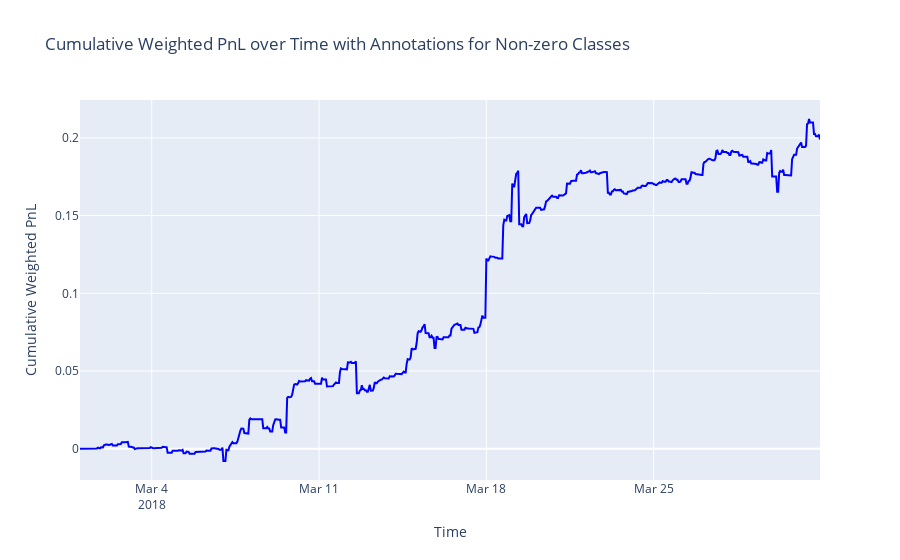

Write notebook code for a chart like this one.
### Code cell
# Create the plot
fig = go.Figure()

# Add the cumulative weighted PnL line
fig.add_trace(go.Scatter(
    x=strategy_result_copy['ts_hour'],
    y=strategy_result_copy['cumulative_weighted_pnl'],
    mode='lines',
    name='Cumulative Weighted PnL',
    line=dict(color='blue')
))

# Update layout
fig.update_layout(
    title='Cumulative Weighted PnL over Time with Annotations for Non-zero Classes',
    xaxis_title='Time',
    yaxis_title='Cumulative Weighted PnL',
    # template='plotly_white'
)


# Show the plot
fig.show()

### Figure 1 — Plotly figure (JSON) as saved in the notebook; plotly's stock layout.template omitted (floating-point values rounded to 4 significant figures; data arrays with more than 128 entries replaced by an {"elided": "..."} marker saying what was removed)
{"data": [{"line": {"color": "blue"}, "mode": "lines", "name": "Cumulative Weighted PnL", "type": "scatter", "x": {"elided": "744 str values"}, "y": {"elided": "744 float values"}}], "layout": {"title": {"text": "Cumulative Weighted PnL over Time with Annotations for Non-zero Classes"}, "xaxis": {"title": {"text": "Time"}}, "yaxis": {"title": {"text": "Cumulative Weighted PnL"}}}}
